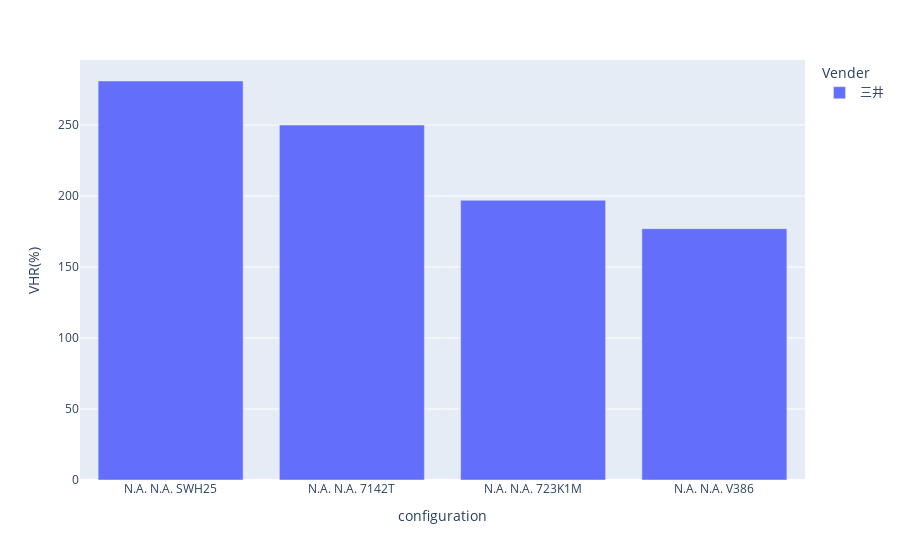

The notebook cell this image was saved under:
### Code cell
fig = px.bar(
    sealwvtr_mean_df,
    x='configuration',
    y='value',
    color='Vender',
    barmode='group',
    labels={
        'value': 'VHR(%)'
    }
)
fig.show()

### Figure 1 — Plotly figure (JSON) as saved in the notebook; plotly's stock layout.template omitted (floating-point values rounded to 4 significant figures)
{"data": [{"alignmentgroup": "True", "hovertemplate": "Vender=三井<br>configuration=%{x}<br>VHR(%)=%{y}<extra></extra>", "legendgroup": "三井", "marker": {"color": "#636efa", "pattern": {"shape": ""}}, "name": "三井", "offsetgroup": "三井", "orientation": "v", "showlegend": true, "textposition": "auto", "type": "bar", "x": ["N.A. N.A. SWH25", "N.A. N.A. 7142T", "N.A. N.A. 723K1M", "N.A. N.A. V386"], "xaxis": "x", "y": [281, 250, 197, 177], "yaxis": "y"}], "layout": {"autosize": true, "barmode": "group", "legend": {"title": {"text": "Vender"}, "tracegroupgap": 0}, "margin": {"t": 60}, "xaxis": {"anchor": "y", "autorange": true, "domain": [0, 1], "range": [-0.5, 3.5], "title": {"text": "configuration"}, "type": "category"}, "yaxis": {"anchor": "x", "autorange": true, "domain": [0, 1], "range": [0, 295.8], "title": {"text": "VHR(%)"}, "type": "linear"}}}
